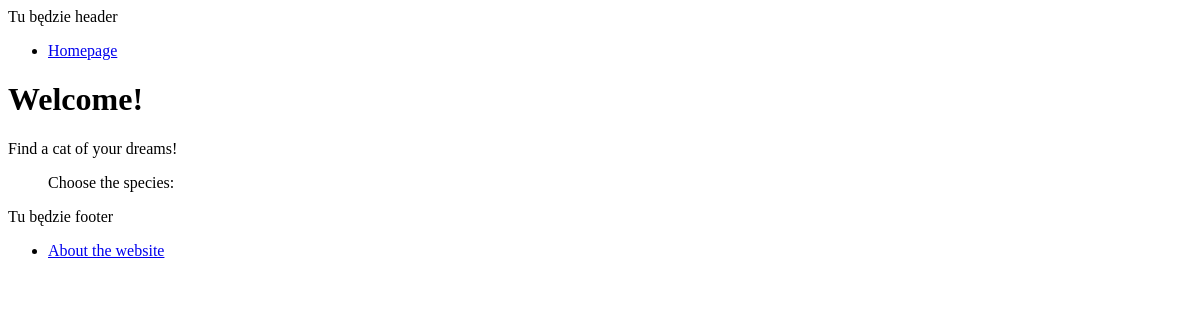
The app's page /, older data.
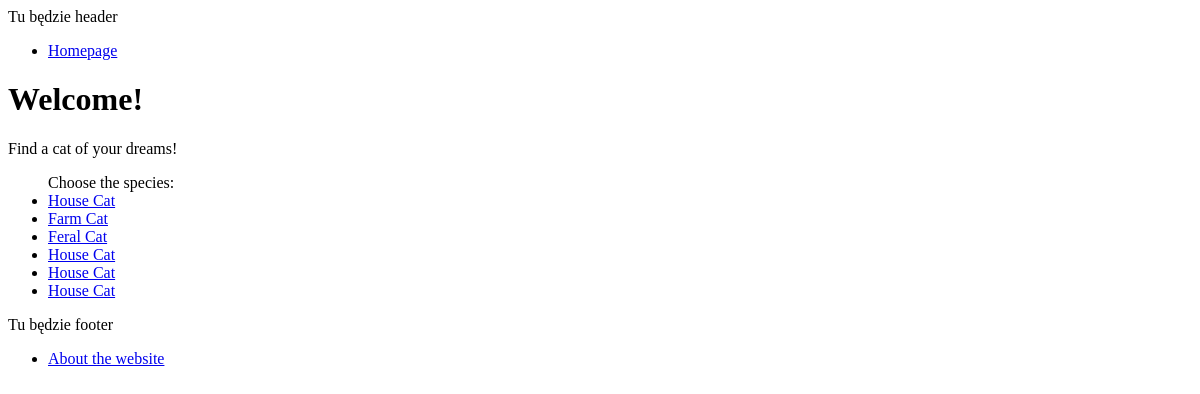
The same page, newer data.
### cats/models.py (models this page shows, shortened)
class Cat(models.Model):
    species = models.CharField(max_length=50)
    breed = models.CharField(max_length=50)
    description = models.TextField(default=None, blank=True)
    available = models.BooleanField(default=True)
    last_rental_date = models.DateTimeField(default=None, blank=True, null=True)
    last_return_date = models.DateTimeField(default=None, blank=True, null=True)
    creation_date = models.DateTimeField(auto_now_add=True)
    modification_date = models.DateTimeField(auto_now=True)

### cats/views.py (the view)
# urls.py: path('', index, name="index"),
def index(request):
    cats = Cat.objects.all()
    context = {'cats_list': cats}
    return render(request, 'cats/index.html', context)

### cats/templates/cats/index.html (shortened to what this page needs)
{% extends 'base.html' %}
{% block content %}
<head>
</head>
    <h1>Welcome!</h1>
    <p>Find a cat of your dreams!</p>
    <ul>
        Choose the species:
        {% for cat in cats_list %}
            <li>
            <a href="{% url 'cats:details' cat.id %}">{{ cat.species }}</a>
            </li>
        {% endfor %}
    </ul>
{% endblock %}

Row changes from the older to the newer data that the page shows:
added Cat: species "House Cat"
added Cat: species "Farm Cat"
added Cat: species "Feral Cat"
added Cat: species "House Cat"
added Cat: species "House Cat"
added Cat: species "House Cat"
